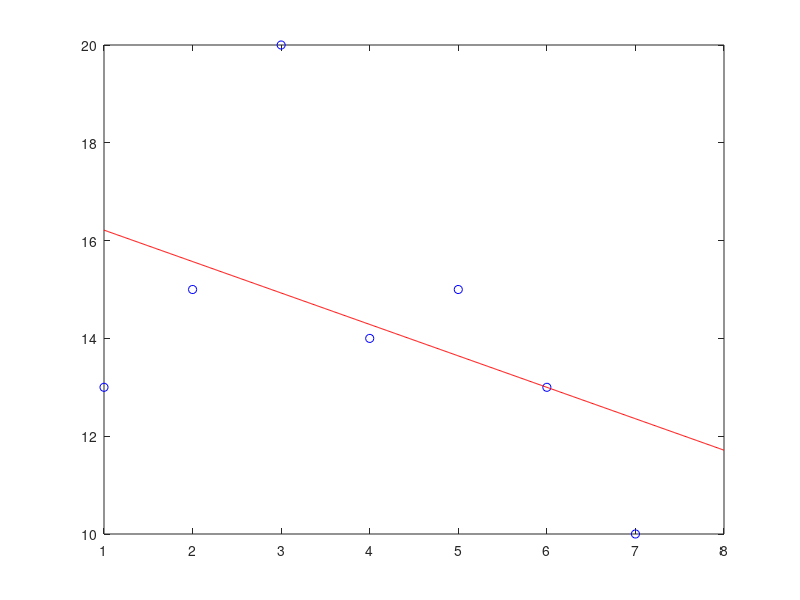

The MATLAB source for this figure:
x = 1:7;
f = [13, 15, 20, 14, 15, 13, 10];

A = [sum(x.^2), sum(x); sum(x), length(x)];
B = [sum(x .* f); sum(f)];

X = linsolve(A, B)';
fprintf('phi(x)=%fx + %f\n', X);

polyval(X, 8)

X_alt = polyfit(x, f, 1);
fprintf('phi_alt(x)=%fx + %f\n', X_alt);
polyval(X_alt, 8)

E_min=sum((f-polyval(X_alt, x)).^2)

plot(x, f, 'bo');
hold on
xp = 1:0.01:8;
plot(xp, polyval(X_alt, xp), 'r-');